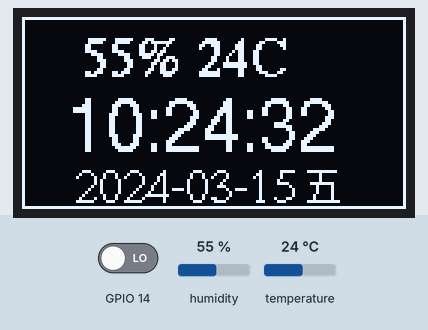
Bench run of a sketch on a simulated ESP8266 (NodeMCU). Shown: 128×64 one-colour display. The test bench sets the inputs (shaded band); at power-on: GPIO 14 LOW, humidity 55 %, temperature 24 °C. WiFi joins after 1.5 s; servers stay silent unless stated; the local clock reads 2024-03-15 10:24:30 at power-on unless the sketch sets it; what the sketch prints to the serial monitor is not drawn.

Above: at 3.4 s.
3.5 s: GPIO 14 driven HIGH
At 5.0 s:
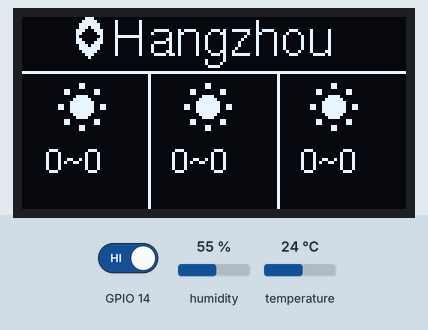
At 8.6 s:
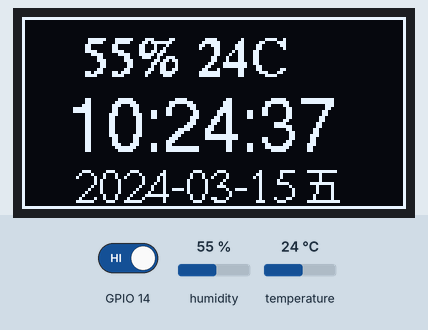
Timing chart, 0 to 10.1 s (numbered marks = the images above; inputs shaded):
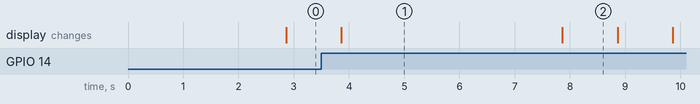

The sketch:

WeatherStationOnTheDesk.ino
```cpp
#define BLYNK_PRINT Serial
#include <ESP8266WiFi.h>
#include <BlynkSimpleEsp8266.h>
#include <ArduinoJson.h>
#include <TimeLib.h>
#include <WidgetRTC.h>
#include <U8g2lib.h>
#include <Wire.h>
#include <DHT.h>
#define DHTPIN 12//DHT11传感器连接管脚
#define DHTTYPE DHT11
DHT dht(DHTPIN, DHTTYPE);
U8G2_SSD1306_128X64_NONAME_F_SW_I2C u8g2(U8G2_R0, /* clock=*/ SCL, /* data=*/ SDA, /* reset=*/ U8X8_PIN_NONE);
char auth[] = "4c77138d712c48d7a6f922cf3d******";//授权码
char ssid[] = "ssid";//wifi名称
char pass[] = "pass";//wifi密码
String host = "api.seniverse.com";
String APIKEY = "wactucc9uy******"; //心知天气API
String city = "Hangzhou";
String language = "en";
String  daily_json;
int Humidity, Temperature, show_daily_count = 0;
BlynkTimer timer;

struct daily_data {//气象信息结构体
  String date;//日期
  int code;//气象代码
  int temp_high;//最高温度
  int temp_low;//最低温度
};
struct daily_data  today, tomorrow, tomorrow2;//初始化结构体，今天，明天，后天

static unsigned char week1[] = {//日
  0x00, 0x00, 0xFE, 0x03, 0x02, 0x02, 0x02, 0x02, 0x02, 0x02, 0xFE, 0x03, 0x02, 0x02, 0x02, 0x02,  0x02, 0x02, 0x02, 0x02, 0xFE, 0x03, 0x02, 0x02};
static unsigned char week2[] = {//一
  0x00, 0x00, 0x00, 0x00, 0x00, 0x00, 0x00, 0x00, 0x00, 0x00, 0x00, 0x00, 0xFF, 0x07, 0x00, 0x00,  0x00, 0x00, 0x00, 0x00, 0x00, 0x00, 0x00, 0x00};
static unsigned char week3[] = {//二
  0x00, 0x00, 0x00, 0x00, 0xFE, 0x03, 0x00, 0x00, 0x00, 0x00, 0x00, 0x00, 0x00, 0x00, 0x00, 0x00,  0x00, 0x00, 0x00, 0x00, 0xFF, 0x07, 0x00, 0x00};
static unsigned char week4[] = {//三
  0x00, 0x00, 0xFE, 0x03, 0x00, 0x00, 0x00, 0x00, 0x00, 0x00, 0x00, 0x00, 0xFC, 0x01, 0x00, 0x00,  0x00, 0x00, 0x00, 0x00, 0x00, 0x00, 0xFF, 0x07};
static unsigned char week5[] = {//四
  0x00, 0x00, 0xFE, 0x07, 0x92, 0x04, 0x92, 0x04, 0x92, 0x04, 0x92, 0x04, 0x92, 0x04, 0x0A, 0x07,  0x06, 0x04, 0x02, 0x04, 0xFE, 0x07, 0x02, 0x04};
static unsigned char week6[] = {//五
  0x00, 0x00, 0xFF, 0x03, 0x10, 0x00, 0x10, 0x00, 0x10, 0x00, 0xFE, 0x01, 0x08, 0x01, 0x08, 0x01,  0x08, 0x01, 0x04, 0x01, 0x04, 0x01, 0xFF, 0x07};
static unsigned char week7[] = {//六
  0x10, 0x00, 0x20, 0x00, 0x20, 0x00, 0x00, 0x00, 0xFF, 0x07, 0x00, 0x00, 0x88, 0x00, 0x08, 0x01,  0x04, 0x02, 0x04, 0x02, 0x02, 0x04, 0x01, 0x04};
static unsigned char Celsius[] = {//摄氏度符号
  0x06, 0x00, 0x00, 0x89, 0x2F, 0x00, 0x69, 0x30, 0x00, 0x36, 0x20, 0x00, 0x10, 0x20, 0x00, 0x18,  0x00, 0x00, 0x18, 0x00, 0x00, 0x18, 0x00, 0x00, 0x18, 0x00, 0x00, 0x18, 0x00, 0x00, 0x18, 0x00, 0x00, 0x10, 0x00, 0x00, 0x30, 0x20, 0x00, 0x60, 0x10, 0x00, 0x80, 0x0F, 0x00, 0x00, 0x00, 0x00,  0x00, 0x00, 0x00, 0x00, 0x00, 0x00};
static unsigned char Point[] = {//地标标志9*14
  0x38, 0x00, 0x7C, 0x00, 0xFE, 0x00, 0xEE, 0x00, 0xC7, 0x01, 0x83, 0x01, 0x01, 0x01, 0x83, 0x01, 0xC7, 0x01,0xEE, 0x00, 0xFE, 0x00, 0x7C, 0x00, 0x38, 0x00, 0x10, 0x00};
WidgetRTC rtc;//创建rtc组件
DynamicJsonDocument doc;
void showIcon(int code, int x, int y) { //显示天气图标函数
  if (code < 4) { //晴天
    u8g2.setFont(u8g2_font_open_iconic_weather_2x_t);
    u8g2.drawGlyph(x, y, 69);
  }
  else if (code < 9)  { //多云
    u8g2.setFont(u8g2_font_open_iconic_weather_2x_t);
    u8g2.drawGlyph(x, y, 65);
  }
  else if (code < 10)  { //阴天
    u8g2.setFont(u8g2_font_open_iconic_weather_2x_t);
    u8g2.drawGlyph(x, y, 64);
  }
  else if (code < 20)  { //雨
    u8g2.setFont(u8g2_font_open_iconic_weather_2x_t);
    u8g2.drawGlyph(x, y, 67);
  }
}

void showWeekday(int weekday, int x, int y) { //显示星期中文字函数
  switch (weekday) {//中文显示星期
    case 1:
      u8g2.drawXBM(x, y, 12, 12, week1);
      break;
    case 2:
      u8g2.drawXBM(x, y, 12, 12, week2);
      break;
    case 3:
      u8g2.drawXBM(x, y, 12, 12, week3);
      break;
    case 4:
      u8g2.drawXBM(x, y, 12, 12, week4);
      break;
    case 5:
      u8g2.drawXBM(x, y, 12, 12, week5);
      break;
    case 6:
      u8g2.drawXBM(x, y, 12, 12, week6);
      break;
    case 7:
      u8g2.drawXBM(x, y, 12, 12, week7);
      break;
  }
}

BLYNK_WRITE(V2) {
  daily_json = param.asStr();
  Serial.println(daily_json);
  deserializeJson(doc, daily_json);
  JsonObject obj = doc.as<JsonObject>();
  String date = obj["results"][0]["daily"][0]["date"].as<String>();//获取今天日期
  today.date = date.substring(5, 10); //截取字符串，只保留日期
  today.code = obj["results"][0]["daily"][0]["code"];//获取今天天气代码
  today.temp_high = obj["results"][0]["daily"][0]["high"];//获取今天天气温度
  today.temp_low = obj["results"][0]["daily"][0]["low"];//获取今天天气温度

  date = obj["results"][0]["daily"][1]["date"].as<String>();//获取明天日期
  tomorrow.date = date.substring(5, 10); //截取字符串，只保留日期
  tomorrow.code = obj["results"][0]["daily"][1]["code"];//获取明天天气代码
  tomorrow.temp_high = obj["results"][0]["daily"][1]["high"];//获取明天天气温度
  tomorrow.temp_low = obj["results"][0]["daily"][1]["low"];//获取明天天气温度

  date = obj["results"][0]["daily"][2]["date"].as<String>();//获取后天日期
  tomorrow2.date = date.substring(5, 10); //截取字符串，只保留日期
  tomorrow2.code = obj["results"][0]["daily"][2]["code"];//获取后天天气代码
  tomorrow2.temp_high = obj["results"][0]["daily"][2]["high"];//获取后天天气温度
  tomorrow2.temp_low = obj["results"][0]["daily"][2]["low"];//获取后天天气温度
}
void clockDisplay() { //显示时间及当前温湿度
  u8g2.setFontPosTop();
  u8g2.clearBuffer();
  if (second() == 0) { //当秒钟为0时，读取温湿度值，即每分钟读取一次
    Humidity = dht.readHumidity();
    Temperature = dht.readTemperature(); //摄氏度
  }
  Serial.println(Temperature);
  String currentTime = "" ;
  currentTime += (hour() < 10) ? "0" + String(hour()) : String(hour());
  currentTime += (minute() < 10) ? ":0" + String(minute()) : ":" + String(minute());
  currentTime += (second() < 10) ? ":0" + String(second()) : ":" + String(second());
  String currentDate = String(year());
  currentDate += (month() < 10) ? "-0" + String(month()) : "-" + String(month());
  currentDate += (day() < 10) ? "-0" + String(day()) : "-" + String(day());
  u8g2.drawFrame(0, 0, 128, 64);//画框
  u8g2.setFont(u8g2_font_timR14_tr);
  u8g2.setCursor(20, 6);
  if (Humidity < 100) {
    u8g2.print(String(Humidity) + "% " + String(Temperature) + "C"); //显示当前温湿度
    //u8g2.drawXBM(80, 6, 18, 18, Celsius);//显示摄氏度符号
  }
  u8g2.setFont(u8g2_font_helvR18_tf);
  u8g2.setCursor(15, 25);
  u8g2.print(currentTime);//显示当前时间
  u8g2.setFont(u8g2_font_timR12_tr);
  u8g2.setCursor(18, 50);
  u8g2.print(currentDate);//显示当前日期
  showWeekday(weekday(), 95, 50); //显示当前星期
  u8g2.sendBuffer();
}

void dailyDisplay() { //显示预报数据
  show_daily_count++;
  u8g2.setFontPosTop();
  u8g2.clearBuffer();
  u8g2.drawHLine(0, 18, 128);//水平分割线
  u8g2.drawVLine(42, 18, 64);//第一条竖直分割线
  u8g2.drawVLine(85, 18, 64);//第二条竖直分割线
  u8g2.drawXBM(18, 0, 9, 14, Point);//显示地标
  u8g2.setFont(u8g2_font_helvR12_tf);
  u8g2.setCursor(30, 0);
  u8g2.print(city);//显示城市名称
  showIcon(today.code, 12, 21);//显示今天天气图标
  showIcon(tomorrow.code, 54, 21);//显示明天天气图标
  showIcon(tomorrow2.code, 96, 21);//显示后天天气图标
  u8g2.setFont(u8g2_font_helvR08_tf);
  u8g2.setCursor(8, 43);
  u8g2.print(String(today.temp_low) + "~" + String(today.temp_high));//显示今天最低温度和最高温度
  u8g2.setCursor(50, 43);
  u8g2.print(String(tomorrow.temp_low) + "~" + String(tomorrow.temp_high));//显示明天最低温度和最高温度
  u8g2.setCursor(93, 43);
  u8g2.print(String(tomorrow2.temp_low) + "~" + String(tomorrow2.temp_high));//显示后天最低温度和最高温度
  u8g2.setCursor(8, 55);
  u8g2.print(today.date);//显示今天日期
  u8g2.setCursor(50, 55);
  u8g2.print(tomorrow.date);//显示明天日期
  u8g2.setCursor(93, 55);
  u8g2.print(tomorrow2.date);//显示后天日期
  u8g2.sendBuffer();
}
void Display() { //显示当前时间和气温
  Serial.println(show_daily_count);
 if (show_daily_count > 0 && show_daily_count < 5) {
    dailyDisplay();//显示天气预报
  }
  else  {
    clockDisplay();//显示时钟
  }
}
void displaySwitch() { //中断函数
  Blynk.virtualWrite(V2, "https://" + host + "/v3/weather/daily.json?key=" + APIKEY + "&location=" + city + "&language=en&unit=c&start=0&days=5");
  show_daily_count = 1;
}
BLYNK_CONNECTED() {
  rtc.begin();//连上后同步时间
}

void setup() {
  Serial.begin(9600);
  u8g2.begin();
  u8g2.setDisplayRotation(U8G2_R2);//调整屏幕显示方向
  Blynk.begin(auth, ssid, pass);//自建服务器ip模式
  Blynk.virtualWrite(V2, "https://" + host + "/v3/weather/daily.json?key=" + APIKEY + "&location=" + city + "&language=en&unit=c&start=0&days=5");
  setSyncInterval(10 * 60); // 设置同步间隔时间，10分钟
  attachInterrupt(digitalPinToInterrupt(14), displaySwitch, RISING);
  timer.setInterval(1000L, Display);//每隔1s，运行clockDisplay，显示时间和温湿度
  Humidity = dht.readHumidity();
  Temperature = dht.readTemperature(); //摄氏度
}

void loop() {
  Blynk.run();
  timer.run();
}
```

Measured:
- after the input at 3.5 s, the display: changes after 0.36 s (image 1)
- what the display in image 1 shows lasts 4.0 s, from 3.9 s to 7.9 s
- what the display in image 2 shows lasts 1.0 s, from 7.9 s to 8.9 s
